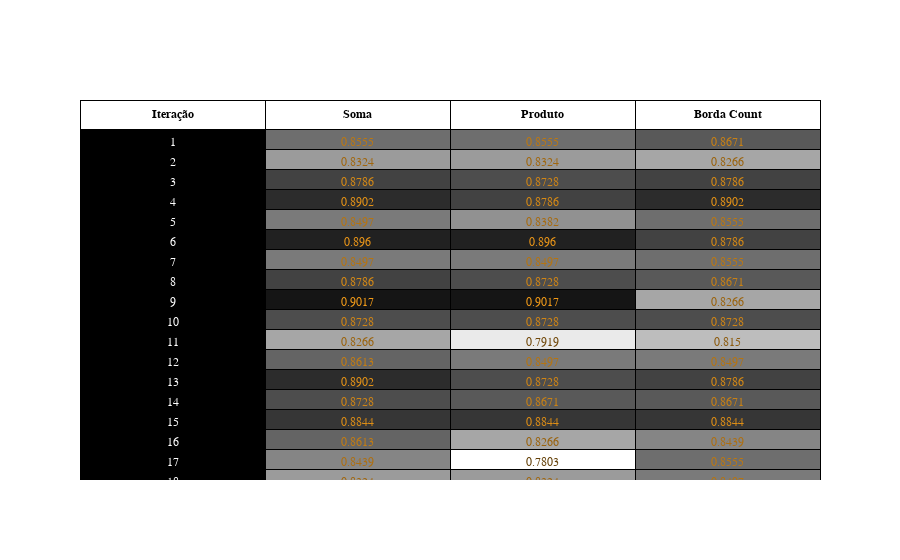

The cell this chart's notebook holds for it:
### Code cell
colors = n_colors('rgb(255, 255, 255)', 'rgb(0, 0, 0)', delta, colortype='rgb')
reversed_colors = n_colors('rgb(100, 64, 8)', 'rgb(255, 163, 26)', delta, colortype='rgb')
iterations = [i for i in range(1, 21)]

# average_colors_font = ['rgb(255, 255, 255)' for i in range(0, 6)]
# average_colors_font.append('rgb(0, 0, 0)')

iterations.append('Avg')
fig = go.Figure(data=[go.Table(
  header=dict(
    values=['<b>Iteração</b>', '<b>Soma</b>', '<b>Produto</b>', '<b>Borda Count</b>'],
    line_color='black', fill_color='white',
    align='center',
    font=dict(color='black', size=12, family='comfortaa')
  ),
  cells=dict(
    values=[
        iterations, 
        np.round(accuracies['SMCSoma'], 4), 
        np.round(accuracies['SMCProduto'], 4),
        np.round(accuracies['SMCBC'], 4),
        ],
    line_color='black',
    fill_color=[
        'black',
        np.array(colors)[(((np.array(accuracies['SMCSoma'])-min_acc)*1000)).astype(int)],
        np.array(colors)[(((np.array(accuracies['SMCProduto'])-min_acc)*1000)).astype(int)], 
        np.array(colors)[(((np.array(accuracies['SMCBC'])-min_acc)*1000)).astype(int)], 
        ],
    align='center',
    font=dict(
        color=[
            'white',
            np.array(reversed_colors)[(((np.array(accuracies['SMCSoma'])-min_acc)*1000)).astype(int)],
            np.array(reversed_colors)[(((np.array(accuracies['SMCProduto'])-min_acc)*1000)).astype(int)], 
            np.array(reversed_colors)[(((np.array(accuracies['SMCBC'])-min_acc)*1000)).astype(int)], 
            ], 
        size=12, 
        family="Comfortaa",
        )
    ))
])

fig.show()
